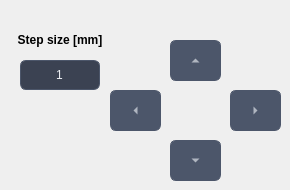
      <widget class="QWidget" name="tab">
       <attribute name="title">
        <string>Control</string>
       </attribute>
       <widget class="QLineEdit" name="step_size">
        <property name="geometry">
         <rect>
          <x>20</x>
          <y>60</y>
          <width>80</width>
          <height>30</height>
         </rect>
        </property>
        <property name="styleSheet">
         <string notr="true">QLineEdit, QTextEdit {
    background-color: #3B4252;
    color: #ECEFF4;
    border: 1px solid #4C566A;
    border-radius: 6px;
    padding: 4px;
}

QLineEdit:focus, QTextEdit:focus {
    border: 1px solid #88C0D0;
}</string>
        </property>
        <property name="text">
         <string>1</string>
        </property>
        <property name="alignment">
         <set>Qt::AlignCenter</set>
        </property>
        <property name="placeholderText">
         <string notr="true"/>
        </property>
       </widget>
       <widget class="QLabel" name="label">
        <property name="geometry">
         <rect>
          <x>10</x>
          <y>20</y>
          <width>100</width>
          <height>40</height>
         </rect>
        </property>
        <property name="styleSheet">
         <string notr="true">QLabel {
    font-weight: bold;
    font-size: 12px;
    border: none;
}</string>
        </property>
        <property name="text">
         <string>Step size [mm]</string>
        </property>
        <property name="alignment">
         <set>Qt::AlignCenter</set>
        </property>
        <property name="wordWrap">
         <bool>true</bool>
        </property>
       </widget>
       <widget class="QToolButton" name="cnc_right">
        <property name="geometry">
         <rect>
          <x>230</x>
          <y>90</y>
          <width>51</width>
          <height>41</height>
         </rect>
        </property>
        <property name="styleSheet">
         <string notr="true">/* QToolButton */
QToolButton {
    background-color: #4C566A;
    color: #ECEFF4;
    border-radius: 6px;
    padding: 6px 12px;
    border: 1px solid #4C566A;
}

QToolButton:hover {
    background-color: #5E81AC;
}

QToolButton:pressed {
    background-color: #88C0D0;
    color: #2E3440;
}</string>
        </property>
        <property name="text">
         <string>...</string>
        </property>
        <property name="arrowType">
         <enum>Qt::RightArrow</enum>
        </property>
       </widget>
       <widget class="QToolButton" name="cnc_left">
        <property name="enabled">
         <bool>true</bool>
        </property>
        <property name="geometry">
         <rect>
          <x>110</x>
          <y>90</y>
          <width>51</width>
          <height>41</height>
         </rect>
        </property>
        <property name="styleSheet">
         <string notr="true">/* QToolButton */
QToolButton {
    background-color: #4C566A;
    color: #ECEFF4;
    border-radius: 6px;
    padding: 6px 12px;
    border: 1px solid #4C566A;
}

QToolButton:hover {
    background-color: #5E81AC;
}

QToolButton:pressed {
    background-color: #88C0D0;
    color: #2E3440;
}</string>
        </property>
        <property name="text">
         <string>...</string>
        </property>
        <property name="toolButtonStyle">
         <enum>Qt::ToolButtonIconOnly</enum>
        </property>
        <property name="arrowType">
         <enum>Qt::LeftArrow</enum>
        </property>
       </widget>
       <widget class="QToolButton" name="cnc_up">
        <property name="enabled">
         <bool>true</bool>
        </property>
        <property name="geometry">
         <rect>
          <x>170</x>
          <y>40</y>
          <width>51</width>
          <height>41</height>
         </rect>
        </property>
        <property name="toolTip">
         <string/>
        </property>
        <property name="layoutDirection">
         <enum>Qt::RightToLeft</enum>
        </property>
        <property name="styleSheet">
         <string notr="true">/* QToolButton */
QToolButton {
    background-color: #4C566A;
    color: #ECEFF4;
    border-radius: 6px;
    padding: 6px 12px;
    border: 1px solid #4C566A;
}

QToolButton:hover {
    background-color: #5E81AC;
}

QToolButton:pressed {
    background-color: #88C0D0;
    color: #2E3440;
}</string>
        </property>
        <property name="text">
         <string>...</string>
        </property>
        <property name="toolButtonStyle">
         <enum>Qt::ToolButtonIconOnly</enum>
        </property>
        <property name="arrowType">
         <enum>Qt::UpArrow</enum>
        </property>
       </widget>
       <widget class="QToolButton" name="cnc_down">
        <property name="enabled">
         <bool>true</bool>
        </property>
        <property name="geometry">
         <rect>
          <x>170</x>
          <y>140</y>
          <width>51</width>
          <height>41</height>
         </rect>
        </property>
        <property name="toolTip">
         <string/>
        </property>
        <property name="layoutDirection">
         <enum>Qt::RightToLeft</enum>
        </property>
        <property name="styleSheet">
         <string notr="true">/* QToolButton */
QToolButton {
    background-color: #4C566A;
    color: #ECEFF4;
    border-radius: 6px;
    padding: 6px 12px;
    border: 1px solid #4C566A;
}

QToolButton:hover {
    background-color: #5E81AC;
}

QToolButton:pressed {
    background-color: #88C0D0;
    color: #2E3440;
}</string>
        </property>
        <property name="text">
         <string>...</string>
        </property>
        <property name="toolButtonStyle">
         <enum>Qt::ToolButtonIconOnly</enum>
        </property>
        <property name="arrowType">
         <enum>Qt::DownArrow</enum>
        </property>
       </widget>
      </widget>
